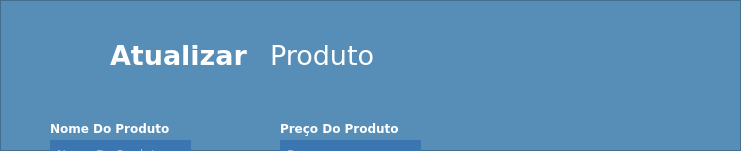
         <widget class="QFrame" name="frame_15">
          <property name="geometry">
           <rect>
            <x>0</x>
            <y>270</y>
            <width>741</width>
            <height>151</height>
           </rect>
          </property>
          <property name="maximumSize">
           <size>
            <width>16777215</width>
            <height>16777215</height>
           </size>
          </property>
          <property name="styleSheet">
           <string notr="true">background-color: rgb(87, 142, 184);</string>
          </property>
          <property name="frameShape">
           <enum>QFrame::StyledPanel</enum>
          </property>
          <property name="frameShadow">
           <enum>QFrame::Raised</enum>
          </property>
          <widget class="QLabel" name="label_35">
           <property name="geometry">
            <rect>
             <x>110</x>
             <y>40</y>
             <width>151</width>
             <height>31</height>
            </rect>
           </property>
           <property name="font">
            <font>
             <family>Verdana</family>
             <pointsize>20</pointsize>
             <weight>75</weight>
             <bold>true</bold>
            </font>
           </property>
           <property name="styleSheet">
            <string notr="true">color: rgb(255, 255, 255);</string>
           </property>
           <property name="text">
            <string>Atualizar</string>
           </property>
          </widget>
          <widget class="QLineEdit" name="lineEdit_22">
           <property name="geometry">
            <rect>
             <x>50</x>
             <y>210</y>
             <width>141</width>
             <height>31</height>
            </rect>
           </property>
           <property name="font">
            <font>
             <family>Verdana</family>
            </font>
           </property>
           <property name="styleSheet">
            <string notr="true">QLineEdit{background-color: rgb(255, 255, 255);
padding-left:5px;
border-top: none;
border-left: none;
border-right: none;
border-bottom: 2px solid rgb(110, 184, 236);
background-color: rgb(59, 118, 177);
	color: rgb(255, 255, 255);

}

QLineEdit:focus{
	border: 2px solid rgb(110, 184, 236);
}
QLineEdit:Hover{
	border: 2px solid rgb(110, 184, 236);
}</string>
           </property>
           <property name="placeholderText">
            <string>Peso</string>
           </property>
          </widget>
          <widget class="QLineEdit" name="lineEdit_23">
           <property name="geometry">
            <rect>
             <x>50</x>
             <y>290</y>
             <width>141</width>
             <height>31</height>
            </rect>
           </property>
           <property name="font">
            <font>
             <family>Verdana</family>
            </font>
           </property>
           <property name="styleSheet">
            <string notr="true">QLineEdit{background-color: rgb(255, 255, 255);
padding-left:5px;
border-top: none;
border-left: none;
border-right: none;
border-bottom: 2px solid rgb(110, 184, 236);
background-color: rgb(59, 118, 177);
	color: rgb(255, 255, 255);

}

QLineEdit:focus{
	border: 2px solid rgb(110, 184, 236);
}
QLineEdit:Hover{
	border: 2px solid rgb(110, 184, 236);
}</string>
           </property>
           <property name="placeholderText">
            <string>Valor da Compra</string>
           </property>
          </widget>
          <widget class="QPushButton" name="pushButton_34">
           <property name="geometry">
            <rect>
             <x>140</x>
             <y>340</y>
             <width>91</width>
             <height>41</height>
            </rect>
           </property>
           <property name="font">
            <font>
             <family>Verdana</family>
             <pointsize>10</pointsize>
             <weight>75</weight>
             <bold>true</bold>
            </font>
           </property>
           <property name="cursor">
            <cursorShape>PointingHandCursor</cursorShape>
           </property>
           <property name="styleSheet">
            <string notr="true">QPushButton{
	background-color: rgb(110, 184, 236);
	border: none;
	border-radius: 10px;
	color: White;
}

QPushButton:hover{
		
	background-color: rgb(59, 118, 177);
}</string>
           </property>
           <property name="text">
            <string>Enviar</string>
           </property>
          </widget>
          <widget class="QPushButton" name="pushButton_36">
           <property name="geometry">
            <rect>
             <x>40</x>
             <y>40</y>
             <width>31</width>
             <height>23</height>
            </rect>
           </property>
           <property name="cursor">
            <cursorShape>PointingHandCursor</cursorShape>
           </property>
           <property name="styleSheet">
            <string notr="true">border:none;</string>
           </property>
           <property name="text">
            <string/>
           </property>
           <property name="icon">
            <iconset>
             <normaloff>:/newPrefix/de-volta (1).png</normaloff>:/newPrefix/de-volta (1).png</iconset>
           </property>
           <property name="iconSize">
            <size>
             <width>24</width>
             <height>24</height>
            </size>
           </property>
          </widget>
          <widget class="QComboBox" name="comboBox_10">
           <property name="geometry">
            <rect>
             <x>280</x>
             <y>190</y>
             <width>141</width>
             <height>31</height>
            </rect>
           </property>
           <property name="styleSheet">
            <string notr="true">background-color: rgb(87, 142, 184);
color: rgb(255, 255, 255);
border: 2px solid rgb(110, 184, 236);
padding-left:5px;</string>
           </property>
           <item>
            <property name="text">
             <string/>
            </property>
           </item>
           <item>
            <property name="text">
             <string>Litros</string>
            </property>
           </item>
           <item>
            <property name="text">
             <string>Gramas</string>
            </property>
           </item>
           <item>
            <property name="text">
             <string>Quilos</string>
            </property>
           </item>
           <item>
            <property name="text">
             <string>Miligramas</string>
            </property>
           </item>
          </widget>
          <widget class="QLabel" name="label_38">
           <property name="geometry">
            <rect>
             <x>280</x>
             <y>180</y>
             <width>91</width>
             <height>16</height>
            </rect>
           </property>
           <property name="styleSheet">
            <string notr="true">color: rgb(255, 255, 255);</string>
           </property>
           <property name="text">
            <string>Unidade De Medida</string>
           </property>
          </widget>
          <widget class="QSpinBox" name="spinBox_5">
           <property name="geometry">
            <rect>
             <x>280</x>
             <y>240</y>
             <width>141</width>
             <height>31</height>
            </rect>
           </property>
           <property name="styleSheet">
            <string notr="true">background-color: rgb(87, 142, 184);
color: rgb(255, 255, 255);
border: 2px solid rgb(110, 184, 236);</string>
           </property>
           <property name="wrapping">
            <bool>false</bool>
           </property>
           <property name="buttonSymbols">
            <enum>QAbstractSpinBox::UpDownArrows</enum>
           </property>
           <property name="showGroupSeparator" stdset="0">
            <bool>false</bool>
           </property>
           <property name="maximum">
            <number>1000000000</number>
           </property>
          </widget>
          <widget class="QComboBox" name="comboBox_9">
           <property name="geometry">
            <rect>
             <x>280</x>
             <y>290</y>
             <width>141</width>
             <height>31</height>
            </rect>
           </property>
           <property name="styleSheet">
            <string notr="true">background-color: rgb(87, 142, 184);
color: rgb(255, 255, 255);
border: 2px solid rgb(110, 184, 236);
padding-left:5px;</string>
           </property>
           <item>
            <property name="text">
             <string>Bebida</string>
            </property>
           </item>
           <item>
            <property name="text">
             <string>Comida</string>
            </property>
           </item>
          </widget>
          <widget class="QLineEdit" name="lineEdit_24">
           <property name="geometry">
            <rect>
             <x>50</x>
             <y>140</y>
             <width>141</width>
             <height>31</height>
            </rect>
           </property>
           <property name="font">
            <font>
             <family>Verdana</family>
            </font>
           </property>
           <property name="styleSheet">
            <string notr="true">QLineEdit{background-color: rgb(255, 255, 255);
padding-left:5px;
border-top: none;
border-left: none;
border-right: none;
border-bottom: 2px solid rgb(110, 184, 236);
background-color: rgb(59, 118, 177);
	color: rgb(255, 255, 255);

}

QLineEdit:focus{
	border: 2px solid rgb(110, 184, 236);
}
QLineEdit:Hover{
	border: 2px solid rgb(110, 184, 236);
}</string>
           </property>
           <property name="placeholderText">
            <string>Nome Do Produto</string>
           </property>
          </widget>
          <widget class="QLineEdit" name="lineEdit_25">
           <property name="geometry">
            <rect>
             <x>280</x>
             <y>140</y>
             <width>141</width>
             <height>31</height>
            </rect>
           </property>
           <property name="font">
            <font>
             <family>Verdana</family>
            </font>
           </property>
           <property name="styleSheet">
            <string notr="true">QLineEdit{background-color: rgb(255, 255, 255);
padding-left:5px;
border-top: none;
border-left: none;
border-right: none;
border-bottom: 2px solid rgb(110, 184, 236);
background-color: rgb(59, 118, 177);
	color: rgb(255, 255, 255);

}

QLineEdit:focus{
	border: 2px solid rgb(110, 184, 236);
}
QLineEdit:Hover{
	border: 2px solid rgb(110, 184, 236);
}</string>
           </property>
           <property name="placeholderText">
            <string>Preço</string>
           </property>
          </widget>
          <widget class="QLabel" name="label_39">
           <property name="geometry">
            <rect>
             <x>290</x>
             <y>230</y>
             <width>61</width>
             <height>20</height>
            </rect>
           </property>
           <property name="styleSheet">
            <string notr="true">color: rgb(255, 255, 255);</string>
           </property>
           <property name="text">
            <string>Quantidade</string>
           </property>
          </widget>
          <widget class="QLabel" name="label_40">
           <property name="geometry">
            <rect>
             <x>290</x>
             <y>280</y>
             <width>51</width>
             <height>16</height>
            </rect>
           </property>
           <property name="styleSheet">
            <string notr="true">color: rgb(255, 255, 255);</string>
           </property>
           <property name="text">
            <string>Categoria</string>
           </property>
          </widget>
          <widget class="QPushButton" name="pushButton_35">
           <property name="geometry">
            <rect>
             <x>270</x>
             <y>340</y>
             <width>91</width>
             <height>41</height>
            </rect>
           </property>
           <property name="font">
            <font>
             <family>Verdana</family>
             <pointsize>10</pointsize>
             <weight>75</weight>
             <bold>true</bold>
            </font>
           </property>
           <property name="cursor">
            <cursorShape>PointingHandCursor</cursorShape>
           </property>
           <property name="styleSheet">
            <string notr="true">QPushButton{
	background-color: rgb(110, 184, 236);
	border: none;
	border-radius: 10px;
	color: White;
}

QPushButton:hover{
		
	background-color: rgb(59, 118, 177);
}</string>
           </property>
           <property name="text">
            <string>Cancelar</string>
           </property>
          </widget>
          <widget class="QLabel" name="label_34">
           <property name="geometry">
            <rect>
             <x>270</x>
             <y>40</y>
             <width>111</width>
             <height>31</height>
            </rect>
           </property>
           <property name="font">
            <font>
             <family>Verdana</family>
             <pointsize>20</pointsize>
            </font>
           </property>
           <property name="styleSheet">
            <string notr="true">color: rgb(255, 255, 255);</string>
           </property>
           <property name="text">
            <string>Produto</string>
           </property>
          </widget>
          <widget class="QLabel" name="label_36">
           <property name="geometry">
            <rect>
             <x>50</x>
             <y>120</y>
             <width>121</width>
             <height>16</height>
            </rect>
           </property>
           <property name="font">
            <font>
             <family>Verdana</family>
             <weight>75</weight>
             <bold>true</bold>
            </font>
           </property>
           <property name="styleSheet">
            <string notr="true">color: rgb(255, 255, 255);</string>
           </property>
           <property name="text">
            <string>Nome Do Produto</string>
           </property>
          </widget>
          <widget class="QLabel" name="label_52">
           <property name="geometry">
            <rect>
             <x>50</x>
             <y>190</y>
             <width>121</width>
             <height>16</height>
            </rect>
           </property>
           <property name="font">
            <font>
             <family>Verdana</family>
             <weight>75</weight>
             <bold>true</bold>
            </font>
           </property>
           <property name="styleSheet">
            <string notr="true">color: rgb(255, 255, 255);</string>
           </property>
           <property name="text">
            <string>Peso Do Produto</string>
           </property>
          </widget>
          <widget class="QLabel" name="label_53">
           <property name="geometry">
            <rect>
             <x>50</x>
             <y>270</y>
             <width>121</width>
             <height>16</height>
            </rect>
           </property>
           <property name="font">
            <font>
             <family>Verdana</family>
             <weight>75</weight>
             <bold>true</bold>
            </font>
           </property>
           <property name="styleSheet">
            <string notr="true">color: rgb(255, 255, 255);</string>
           </property>
           <property name="text">
            <string>Valor Da Compra</string>
           </property>
          </widget>
          <widget class="QLabel" name="label_54">
           <property name="geometry">
            <rect>
             <x>280</x>
             <y>120</y>
             <width>121</width>
             <height>16</height>
            </rect>
           </property>
           <property name="font">
            <font>
             <family>Verdana</family>
             <weight>75</weight>
             <bold>true</bold>
            </font>
           </property>
           <property name="styleSheet">
            <string notr="true">color: rgb(255, 255, 255);</string>
           </property>
           <property name="text">
            <string>Preço Do Produto</string>
           </property>
          </widget>
         </widget>
